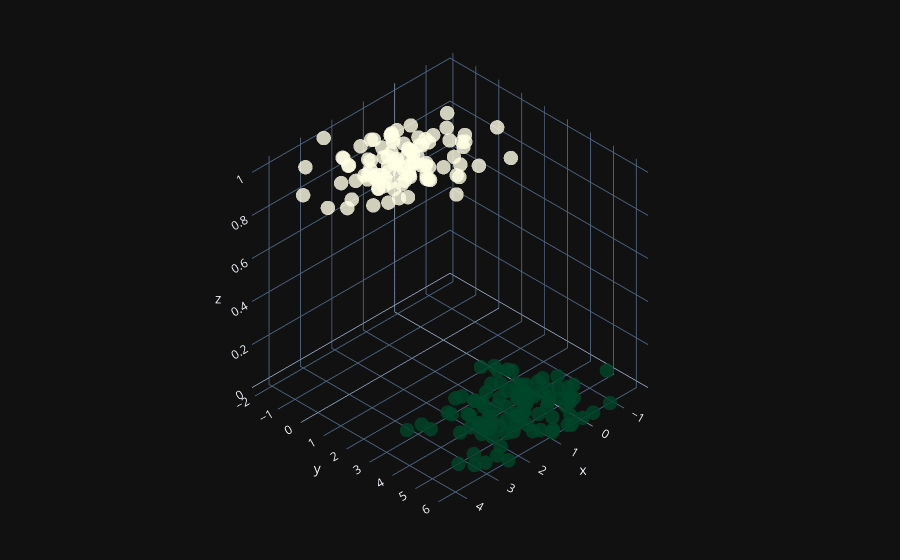

Notebook cell for this chart:
### Markdown cell above
5 - 3D Vizualization

### Code cell
fig = go.Figure(data=[go.Scatter3d( 
    x=X[:, 0].flatten(),
    y=X[:, 1].flatten(),
    z=y.flatten(),
    mode='markers',
    marker=dict(
        size=5,
        color=y.flatten(),                
        colorscale='YlGn',  
        opacity=0.8,
        reversescale=True
    )
)])

fig.update_layout(template= "plotly_dark", margin=dict(l=0, r=0, b=0, t=0))
fig.layout.scene.camera.projection.type = "orthographic"
fig.show()

### Figure 1 — Plotly figure (JSON) as saved in the notebook; plotly's stock layout.template omitted (floating-point values rounded to 4 significant figures; data arrays with more than 128 entries replaced by an {"elided": "..."} marker saying what was removed)
{"data": [{"marker": {"color": {"elided": "200 int values"}, "colorscale": [[0, "rgb(255,255,229)"], [0.125, "rgb(247,252,185)"], [0.25, "rgb(217,240,163)"], [0.375, "rgb(173,221,142)"], [0.5, "rgb(120,198,121)"], [0.625, "rgb(65,171,93)"], [0.75, "rgb(35,132,67)"], [0.875, "rgb(0,104,55)"], [1, "rgb(0,69,41)"]], "opacity": 0.8, "reversescale": true, "size": 5}, "mode": "markers", "type": "scatter3d", "x": {"elided": "200 float values"}, "y": {"elided": "200 float values"}, "z": {"elided": "200 int values"}}], "layout": {"margin": {"b": 0, "l": 0, "r": 0, "t": 0}, "scene": {"camera": {"projection": {"type": "orthographic"}}}}}
